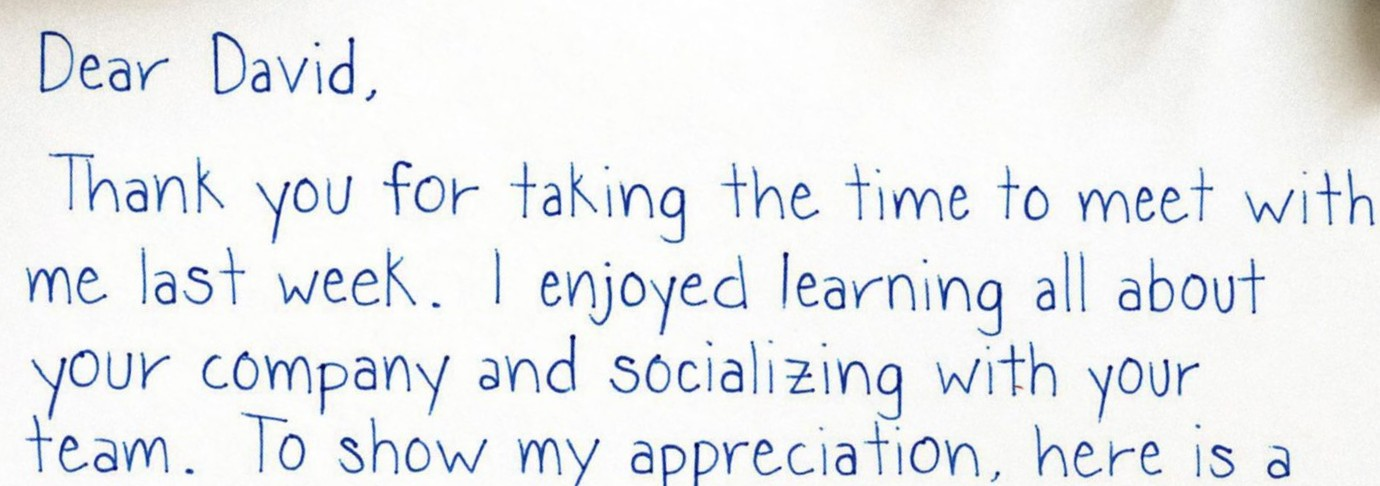
#> input picture images/any-occasion-thank-you-scaled.jpg, 1380 x 486 px
$ python -i lightweight_ocr_processor.py   (imports and definitions only)
#> lines starting #> are read from the running program, lines starting #| are printed output that depends on the picture; after the words box and inside, x2 and y2 are one past the last pixel; in counts of white or black regions, pixels touching at a corner belong together
"""
Lightweight OCR Processor for Cloud Deployment
Only uses Tesseract OCR to fit in free tier memory limits
"""
import os
import cv2
import numpy as np
from PIL import Image, ImageEnhance, ImageFilter
import pytesseract
from typing import Dict, List
import re

class LightweightOCRProcessor:
    """Simple OCR processor using only Tesseract"""

    def __init__(self):
        self.tesseract_available = self._check_tesseract()
        if self.tesseract_available:
            print("[INFO] Tesseract OCR initialized successfully")
        else:
            print("[WARN] Tesseract OCR not available")

    def _check_tesseract(self):
        """Check if Tesseract is available"""
        try:
            # Try to set tesseract command if not set
            if not pytesseract.pytesseract.tesseract_cmd or pytesseract.pytesseract.tesseract_cmd == 'tesseract':
                # Common paths on different systems
                possible_paths = [
                    '/usr/bin/tesseract',
                    '/usr/local/bin/tesseract',
                    'tesseract'
                ]
                for path in possible_paths:
                    try:
                        pytesseract.pytesseract.tesseract_cmd = path
                        pytesseract.get_tesseract_version()
                        print(f"[INFO] Tesseract found at: {path}")
                        return True
                    except:
                        continue
            else:
                pytesseract.get_tesseract_version()
#> (this line was passed over: pytesseract is not available in this run)
                return True
        except Exception as e:
            print(f"[ERROR] Tesseract check failed: {e}")
            return False
        return False

    def is_available(self):
        """Check if any OCR method is available"""
        return self.tesseract_available

    # [6 lines left out: function get_available_methods, not called in this run]

    def preprocess_image(self, image_path: str) -> np.ndarray:
        """Enhanced preprocessing for better OCR accuracy"""
        # Read image
        img = cv2.imread(image_path)
#> img is the input picture: shape (486, 1380, 3); mean B, G, R 240.2, 238, 235.8
        if img is None:
            raise ValueError(f"Could not read image: {image_path}")

        # Convert to grayscale
        gray = cv2.cvtColor(img, cv2.COLOR_BGR2GRAY)
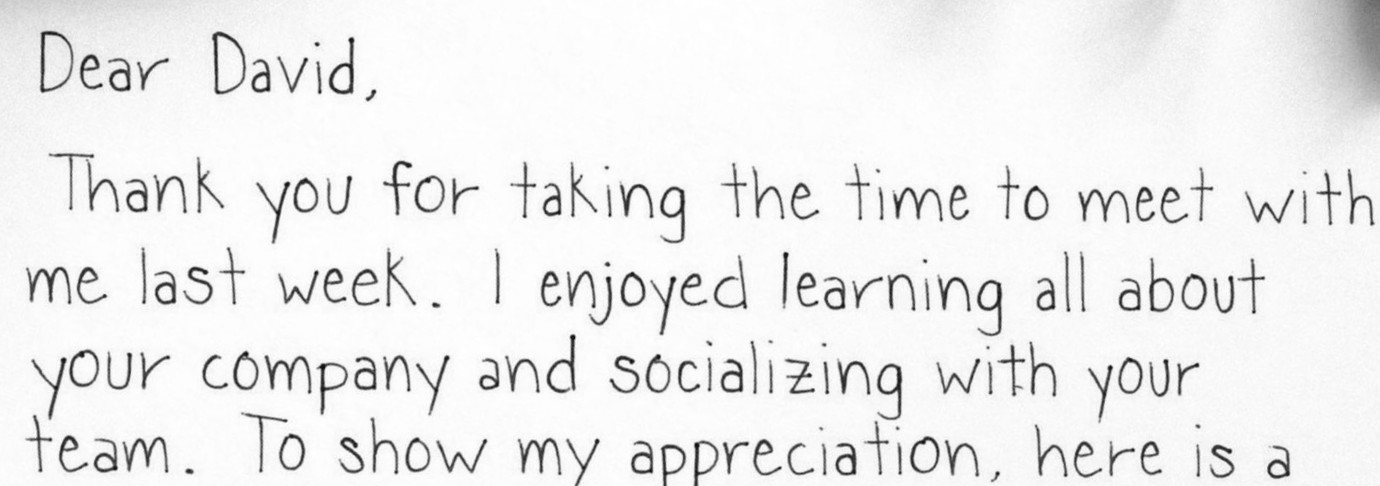
#> gray: shape (486, 1380); min 11, max 255, mean 237.7

        # Apply denoising
        denoised = cv2.fastNlMeansDenoising(gray)

        # Apply adaptive thresholding
        binary = cv2.adaptiveThreshold(
            denoised, 255,
            cv2.ADAPTIVE_THRESH_GAUSSIAN_C,
            cv2.THRESH_BINARY, 11, 2
        )
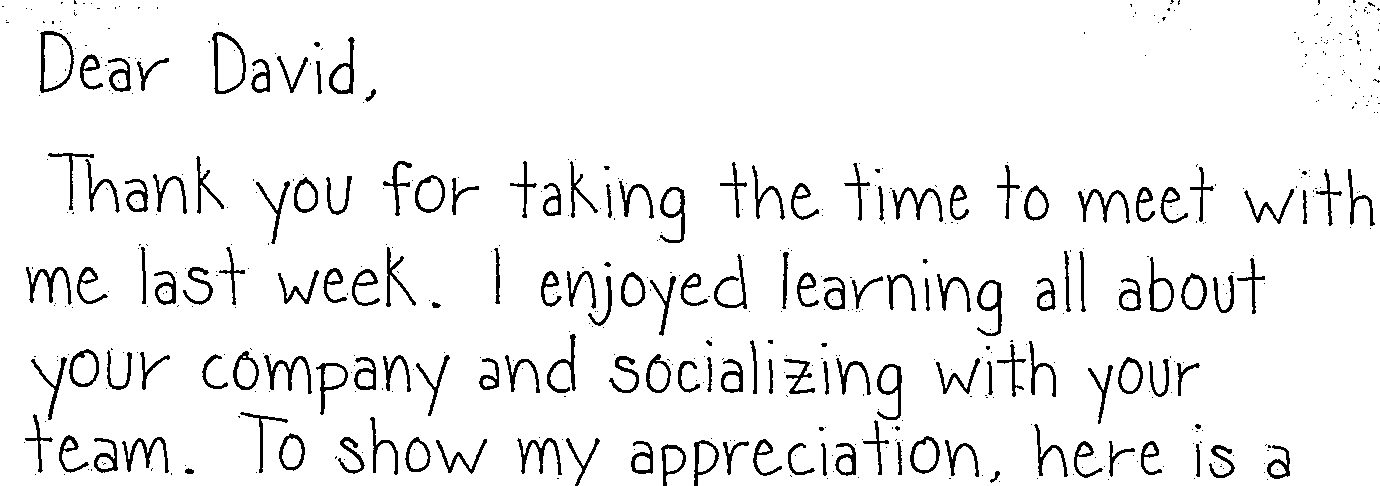
#> binary: shape (486, 1380); 93.8% white; 563 black regions (413 under 20 px), largest, box (x1, y1, x2, y2) and area: (40, 31, 74, 93) 511, (212, 32, 246, 94) 506, (264, 355, 312, 394) 496

        # Dilation and erosion to remove noise
        kernel = np.ones((1, 1), np.uint8)
        processed = cv2.morphologyEx(binary, cv2.MORPH_CLOSE, kernel)

        return processed

    # [20 lines left out: function calculate_confidence, not called in this run]

    def extract_text_tesseract(self, image_path: str) -> Dict:
        """Extract text using Tesseract OCR"""
        if not self.tesseract_available:
            return {
                'text': '',
                'confidence': 0.0,
                'method': 'tesseract',
                'error': 'Tesseract not available'
            }

        try:
            # Preprocess image
            processed_img = self.preprocess_image(image_path)

            # Try multiple PSM modes for better results
            psm_modes = [3, 6, 4, 11]  # Different page segmentation modes
            best_result = {'text': '', 'confidence': 0.0}

            for psm in psm_modes:
                try:
                    # Configure Tesseract
                    custom_config = f'--oem 3 --psm {psm}'
                    text = pytesseract.image_to_string(processed_img, config=custom_config)

                    # Clean text
                    text = text.strip()
                    confidence = self.calculate_confidence(text)

                    if confidence > best_result['confidence']:
                        best_result = {'text': text, 'confidence': confidence}

                    # If we got good results, break early
                    if confidence > 0.8:
                        break
                except Exception as e:
                    print(f"[WARN] Tesseract PSM {psm} failed: {e}")
                    continue
#> after the loop, best_result = {'text': '', 'confidence': 0}

            return {
                'text': best_result['text'],
                'confidence': best_result['confidence'],
                'method': 'tesseract',
                'text_type': 'printed' if best_result['confidence'] > 0.6 else 'unknown',
                'word_count': len(best_result['text'].split())
            }

        except Exception as e:
            return {
                'text': '',
                'confidence': 0.0,
                'method': 'tesseract',
                'error': str(e)
            }

    # [51 lines left out: functions extract_text, detect_text_type, not called in this run]

#> (the run stopped early here; a loop or call above may not have finished)

$ run again, on images/thank-you-notes-samples-and-tips.jpg
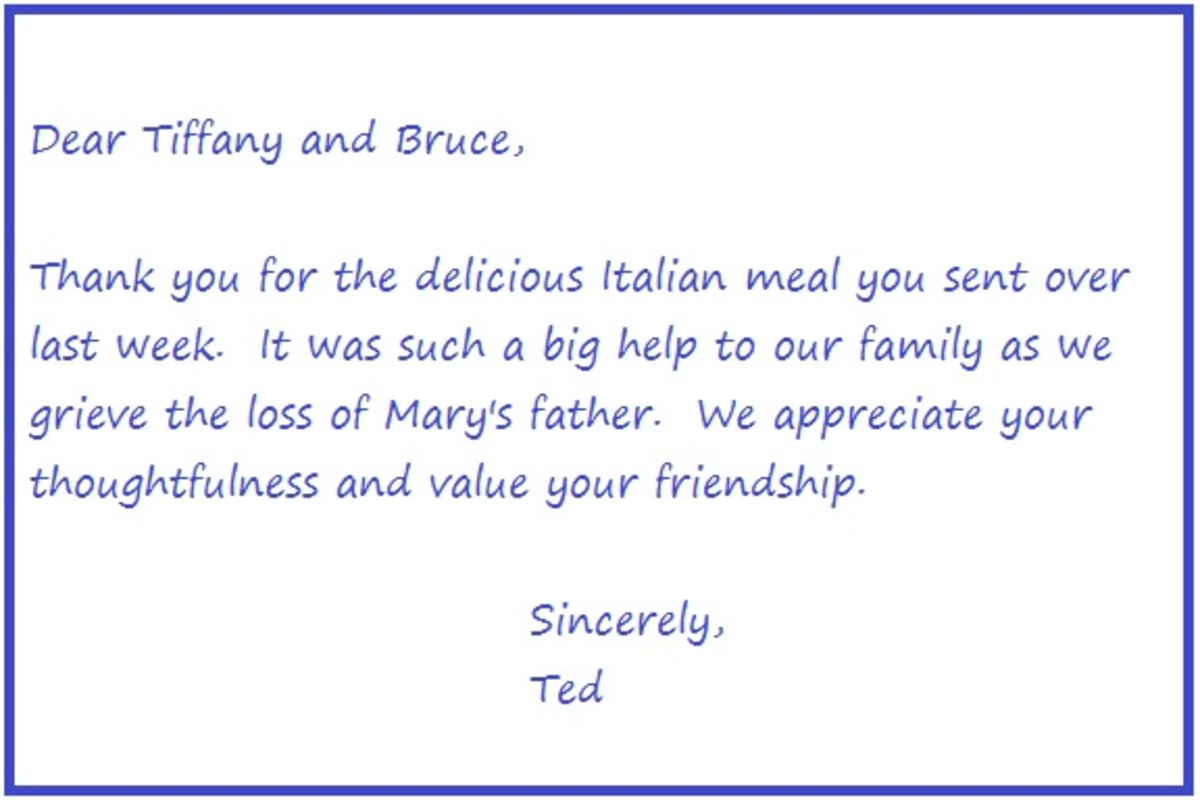
#> input picture images/thank-you-notes-samples-and-tips.jpg, 1200 x 800 px
#> in preprocess_image, img is the input picture: shape (800, 1200, 3); mean B, G, R 248, 240.2, 239.4
#> in preprocess_image, `gray = cv2.cvtColor(img, cv2.COLOR_BGR2GRAY)`:
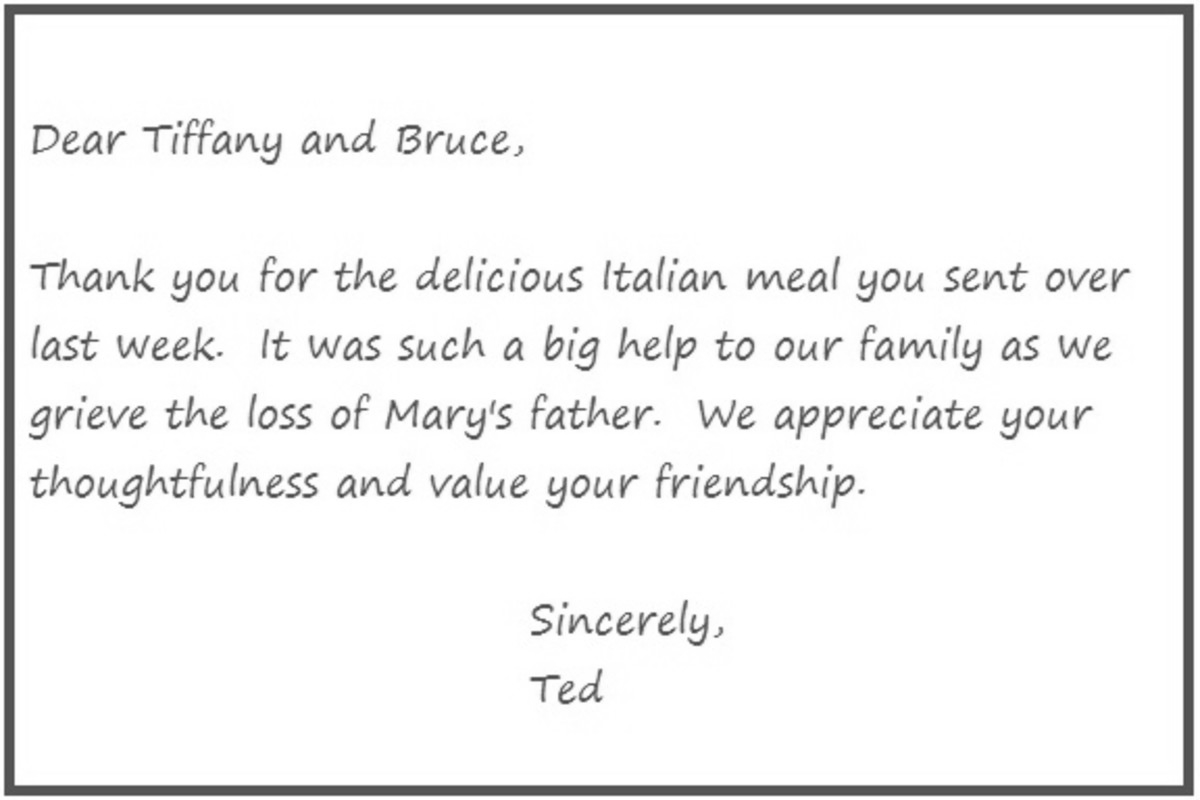
#> gray: shape (800, 1200); min 64, max 255, mean 240.9
#> in preprocess_image, `binary = cv2.adaptiveThreshold( denoised, 255, cv2.ADAPTIVE_THRESH_GAU..`:
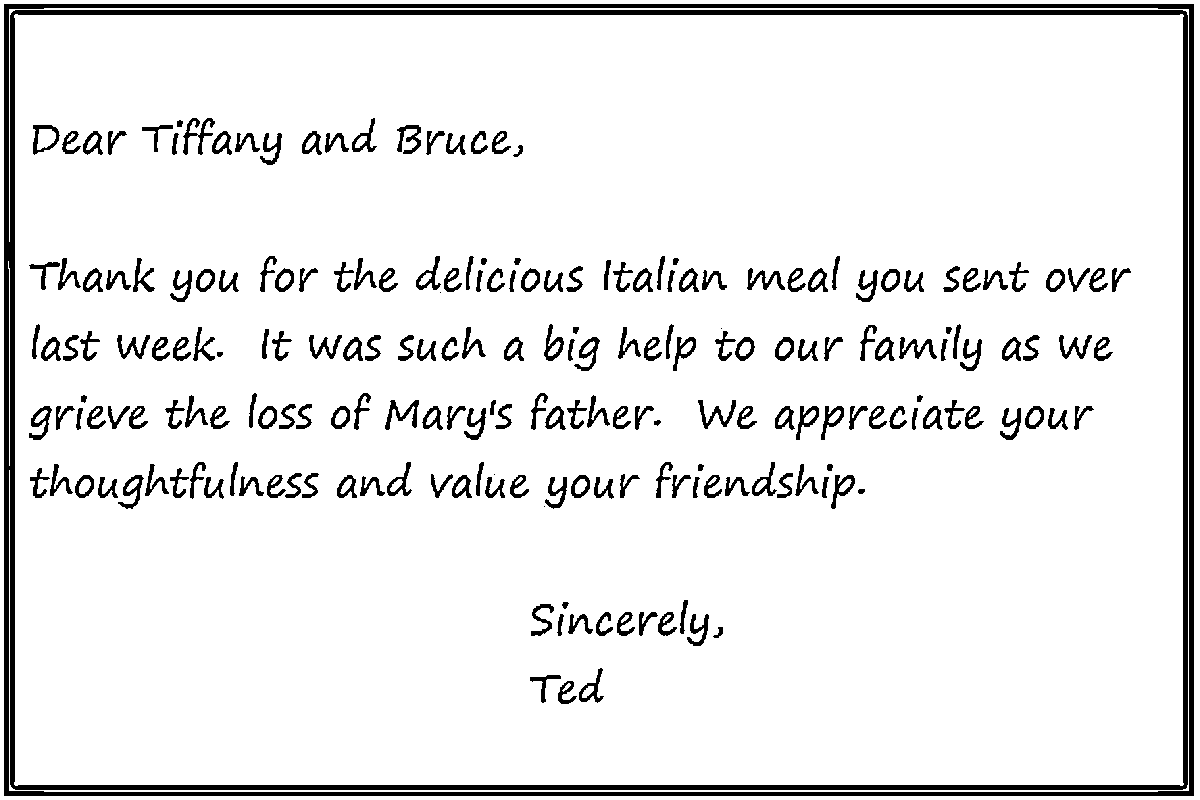
#> binary: shape (800, 1200); 92% white; 215 black regions (4 under 20 px), largest, box (x1, y1, x2, y2) and area: (4, 4, 1194, 796) 36928, (183, 118, 215, 155) 394, (385, 400, 419, 430) 354
#> after the loop in extract_text_tesseract, `for psm in psm_modes:`: best_result = {'text': '', 'confidence': 0}
